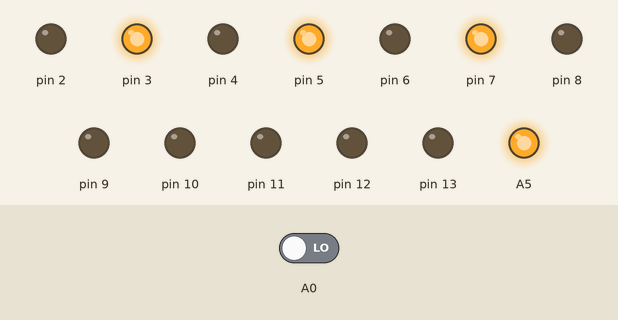
Simulated run of this sketch. Board: Arduino Uno, built with avr-gcc and run on an emulated ATmega328P. Parts: output pins drawn as LEDs (lit = HIGH). The test bench sets the inputs (shaded band); at power-on: A0 LOW. What the sketch prints to the serial monitor is not drawn.

Above: at 0.1 s.
At 1.6 s:
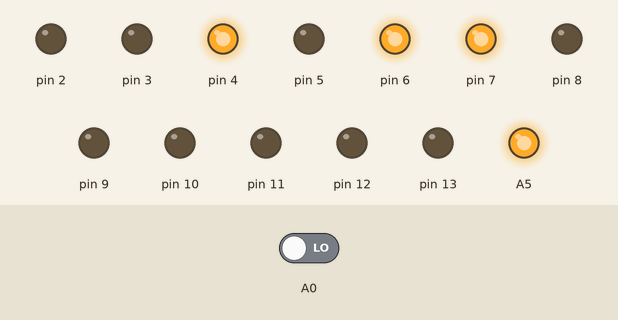
At 3.1 s:
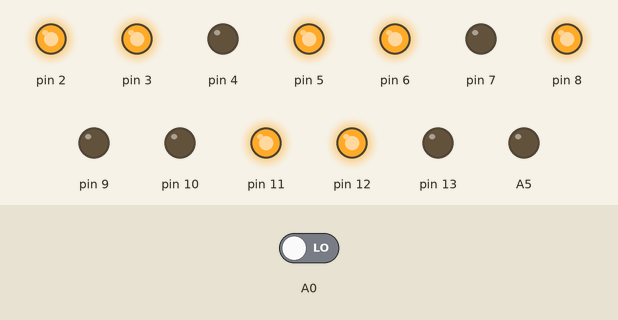
At 4.6 s:
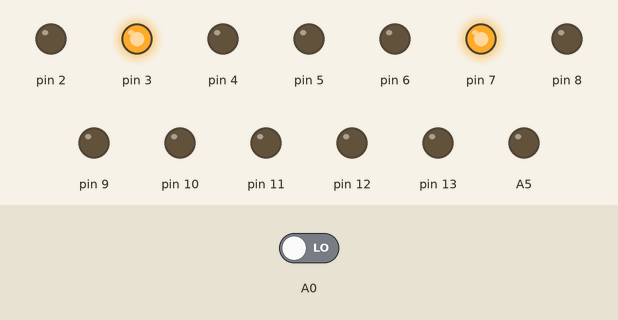
At 6.1 s:
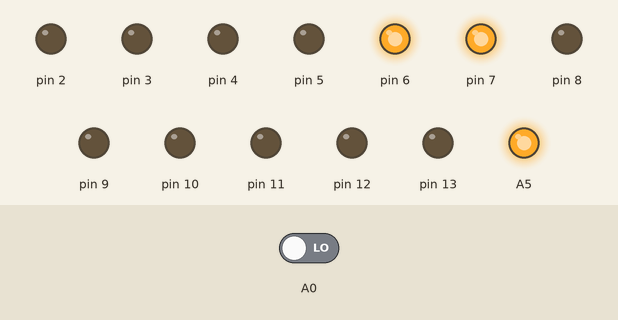
At 9.1 s:
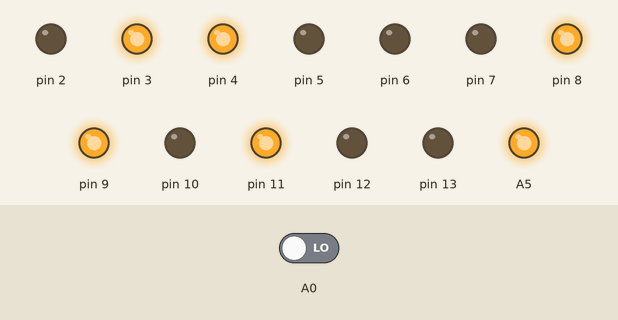
Timing chart, 0 to 10.6 s (numbered marks = the images above):
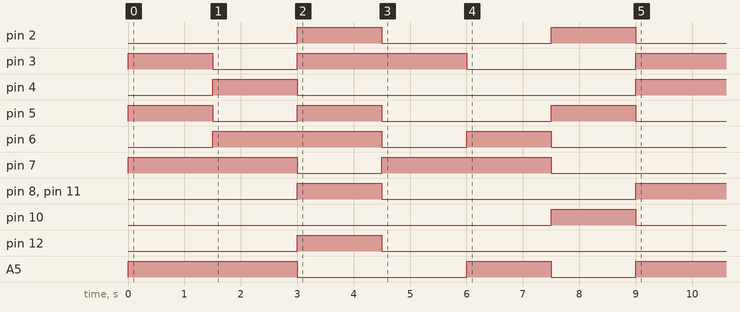

The sketch:

Ex_Output.ino
```cpp
#define palavra(b13, b12, b11, b10, b9, b8, b7, b6, b5, b4, b3, b2, b1)\
digitalWrite(13, b13);\
digitalWrite(12, b12);\
digitalWrite(11, b11);\
digitalWrite(10, b10);\
digitalWrite(9, b9);\
digitalWrite(8, b8);\
digitalWrite(7, b7);\
digitalWrite(6, b6);\
digitalWrite(5, b5);\
digitalWrite(4, b4);\
digitalWrite(3, b3);\
digitalWrite(2, b2);\
digitalWrite(A5, b1)

void setup()
{
	Serial.begin(9600);
	pinMode(A5, OUTPUT), digitalWrite(A5, 0); pinMode(A0, INPUT);
	for(int i = 2; i <= 13; ++i) pinMode(i, OUTPUT), digitalWrite(i, 0);

	palavra(0,0,0,0,0,0,1,0,1,0,1,0,1);
	while(digitalRead(A0) == 1){ Serial.print("Instrução 1 \n"); }
	delay(1500);

	palavra(0,0,0,0,0,0,1,1,0,1,0,0,1);
	while(digitalRead(A0) == 1){ Serial.print("Instrução 2 \n"); }
	delay(1500);

	palavra(0,1,1,0,0,1,0,1,1,0,1,1,0);
	while(digitalRead(A0) == 1){ Serial.print("Instrução 3 \n"); }
	delay(1500);

	palavra(0,0,0,0,0,0,1,0,0,0,1,0,0);
	while(digitalRead(A0) == 1){ Serial.print("Instrução 4 \n"); }
	delay(1500);

	palavra(0,0,0,0,0,0,1,1,0,0,0,0,1);
	while(digitalRead(A0) == 1){ Serial.print("Instrução 5 \n"); }
	delay(1500);

	palavra(0,0,0,1,1,0,0,0,1,0,0,1,0);
	while(digitalRead(A0) == 1){ Serial.print("Instrução 6 \n"); }
	delay(1500);

	palavra(0,0,1,0,1,1,0,0,0,1,1,0,1);
	while(digitalRead(A0) == 1){ Serial.print("Instrução 7 \n"); }
	delay(1500);

	Serial.print("Fim");
}
void loop(){}
```
